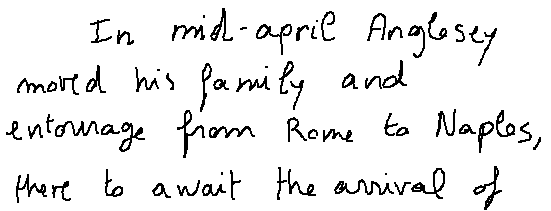
#> input picture sampleImages/dataset.png, 551 x 211 px
$ python preprocessing.py
#> lines starting #> are read from the running program, lines starting #| are printed output that depends on the picture; after the words box and inside, x2 and y2 are one past the last pixel; in counts of white or black regions, pixels touching at a corner belong together
#> further down, img is the input picture: shape (211, 551, 3); 92.6% white; black in thin lines or dots
import math

import cv2
import os
import numpy as np


def stackImages(scale, img_array):
    rows = len(img_array)
    cols = len(img_array[0])
    rowsAvailable = isinstance(img_array[0], list)
    width = img_array[0][0].shape[1]
    height = img_array[0][0].shape[0]
    if rowsAvailable:
        for x in range(0, rows):
            for y in range(0, cols):
                if img_array[x][y].shape[:2] == img_array[0][0].shape[:2]:
                    img_array[x][y] = cv2.resize(img_array[x][y], (0, 0), None, scale, scale)
                else:
                    img_array[x][y] = cv2.resize(img_array[x][y], (img_array[0][0].shape[1], img_array[0][0].shape[0]),
                                                 None, scale, scale)
                if len(img_array[x][y].shape) == 2: img_array[x][y] = cv2.cvtColor(img_array[x][y], cv2.COLOR_GRAY2BGR)
        imageBlank = np.zeros((height, width, 3), np.uint8)
        hor = [imageBlank] * rows
        hor_con = [imageBlank] * rows
        for x in range(0, rows):
            hor[x] = np.hstack(img_array[x])
        ver = np.vstack(hor)
    else:
        for x in range(0, rows):
            if img_array[x].shape[:2] == img_array[0].shape[:2]:
                img_array[x] = cv2.resize(img_array[x], (0, 0), None, scale, scale)
            else:
                img_array[x] = cv2.resize(img_array[x], (img_array[0].shape[1], img_array[0].shape[0]), None, scale, scale)
            if len(img_array[x].shape) == 2: img_array[x] = cv2.cvtColor(img_array[x], cv2.COLOR_GRAY2BGR)
        hor = np.hstack(img_array)
        ver = hor
    return ver


def load_images_from_folder(folder: str) -> list[cv2.mat_wrapper.Mat]:
    images = []
    for filename in os.listdir(folder):
        img = cv2.imread(os.path.join(folder, filename))
        if img is not None:
            images.append(img)
    return images


def reorder(points):
    points = points.reshape((4, 2))
    new_points = np.zeros((4, 1, 2), np.int32)
    add = points.sum(1)
    # print("add", add)
    new_points[0] = points[np.argmin(add)]
    new_points[3] = points[np.argmax(add)]
    diff = np.diff(points, axis=1)
    new_points[1] = points[np.argmin(diff)]
    new_points[2] = points[np.argmax(diff)]
    # print("NewPoints",new_points)
    return new_points


def get_warp(img: cv2.mat_wrapper.Mat, biggest, contour_scale_factor):
    biggest = reorder(biggest)
    h = img.shape[0]
    w = img.shape[1]
    pts1 = np.float32(biggest) / contour_scale_factor  # pts1[0][a][x] a={0-BL, 1-TL, 2-BR, 3-TR}; b={0-X, 1-Y}
    pts2 = np.float32([[0, 0], [w, 0], [0, h], [w, h]])
    matrix = cv2.getPerspectiveTransform(pts1, pts2)
    imgOutput = cv2.warpPerspective(img, matrix, (w, h))
    return imgOutput

    # replace return with this to apply a slight crop
    # img_cropped = imgOutput[20:imgOutput.shape[0] - 20, 20:imgOutput.shape[1] - 20]
    # img_cropped = cv2.resize(img_cropped, (w, h))

    # img_cropped


def preprocess(img: cv2.mat_wrapper.Mat, target_width=500, blur_ksize=5, blur_sigma=2, canny_thresh1=54,
               canny_thresh2=75, dil_ero_ksize=5, dil_iter=2, ero_iter=0, wb_area=8000, contour_width=3,
               poly_approx_eps=0.02, show_all=False) -> cv2.mat_wrapper.Mat:

#> called with target_width = 500, blur_ksize = 5, blur_sigma = 2, canny_thresh1 = 54, canny_thresh2 = 75, dil_ero_ksize = 5, dil_iter = 2, ero_iter = 0
    if img is None:
        return None

    height = img.shape[0]
#> height = 211
    width = img.shape[1]
#> width = 551
    scale_factor = target_width / width
#> scale_factor = 0.907
    target_height = math.floor(height * scale_factor)
#> target_height = 191

    # make resized copy of img to process
    img_copy = img.copy()
    img_resize = cv2.resize(img_copy, (target_width, target_height))
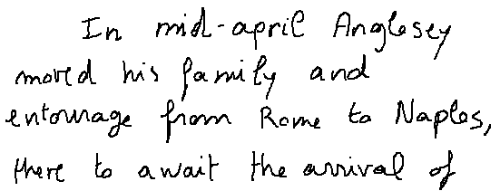
#> img_resize: shape (191, 500, 3); min 0, max 255, mean 236.2

    # convert to greyscale (maybe threshold)
    img_gray = cv2.cvtColor(img_resize, cv2.COLOR_BGR2GRAY)

    # blur
    img_blur = cv2.GaussianBlur(img_gray, (blur_ksize, blur_ksize), blur_sigma)
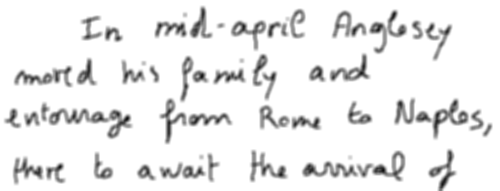
#> img_blur: shape (191, 500); min 15, max 255, mean 236.2

    # canny edge
    img_canny = cv2.Canny(img_blur, canny_thresh1, canny_thresh2)
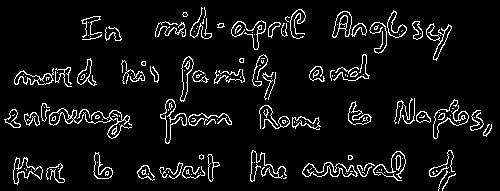
#> img_canny: shape (191, 500); 6.8% white in thin lines or dots

    # dilate (and maybe erode)
    kernel = np.ones((dil_ero_ksize, dil_ero_ksize))
    img_dil = cv2.dilate(img_canny, kernel, iterations=dil_iter)
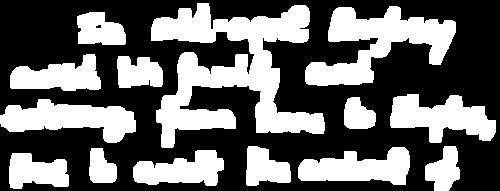
#> img_dil: shape (191, 500); 40% white; 14 white regions
    img_ero = cv2.erode(img_dil, kernel, iterations=ero_iter)

    # get contours
    contours, hierarchy = cv2.findContours(img_ero, cv2.RETR_LIST, cv2.CHAIN_APPROX_SIMPLE)
#> contours = 15 contours, 1 with area under 20; largest, box (x1, y1, x2, y2) and area: (151, 3, 325, 148) 10588, (305, 6, 456, 86) 5249, (0, 99, 136, 143) 3255, (390, 94, 496, 143) 2934, (298, 147, 410, 185) 2616

    # take the biggest rectangle of contours as the ROI
    biggest = np.array([])
    img_contour = img_resize.copy()
    # img_contour_orig = img.copy()
    img_contour_all = img_resize.copy()
    max_area = 0
    for cnt in contours:
        area = cv2.contourArea(cnt)
        if area > wb_area:
            # cv2.drawContours(imgContour, cnt, -1, (255, 0, 0), 3)
            peri = cv2.arcLength(cnt, True)
            approx = cv2.approxPolyDP(cnt, poly_approx_eps * peri, True)
            if area > max_area and len(approx) == 4:
                biggest = approx
                max_area = area
#> this loop made 15 passes
#> (area, peri) on pass 15: (10587.5, 1325.7)
#> area on passes 1 to 6: 1499.5, 2038.5, 690.5, 2616.5, 970, 1192.5
#> after the loop, biggest = empty array; max_area = 0
    cv2.drawContours(img_contour, biggest, -1, (255, 0, 0), 50)
    cv2.drawContours(img_contour_all, contours, -1, (255, 0, 0), contour_width)
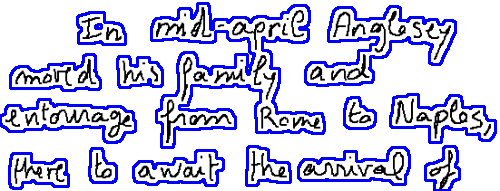
#> img_contour_all: shape (191, 500, 3); 14.75% of pixels changed, all inside (x1, y1, x2, y2) = (0, 2, 497, 191)

    # deskew and crop original image to squared roi
    img_warp = img.copy()
    imageArray1 = [img_resize, img_gray, img_blur, img_canny, img_dil, img_ero]
    imageArray2 = [img_contour_all, img_contour, img_warp]
    if biggest.size != 0:
        img_warp = get_warp(img, biggest, scale_factor)
        imageArray2[-1] = img_warp
    else:
        print("Couldn't find whiteboard")

    if show_all:
        stackedImages1 = stackImages(0.6, imageArray1)
#> in stackImages, `rows = len(img_array)`: rows = 6
#> in stackImages, `cols = len(img_array[0])`: cols = 191
#> in stackImages, `rowsAvailable = isinstance(img_array[0], list)`: rowsAvailable = False
#> after the loop in stackImages, `for x in range(0, rows):`: img_array = 6 items
#> in stackImages, `hor = np.hstack(img_array)`:
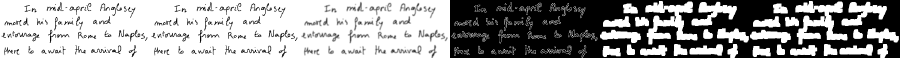
#> hor: shape (115, 1800, 3) (shown at 1/2 size); min 0, max 255, mean 155
        stackedImages2 = stackImages(0.6, imageArray2)
#> call 2 of stackImages, with scale = 0.6
#> in stackImages (call 2), `rows = len(img_array)`: rows = 3
#> after the loop in stackImages (call 2), `for x in range(0, rows):`: img_array = 3 items
#> in stackImages (call 2), `hor = np.hstack(img_array)`:
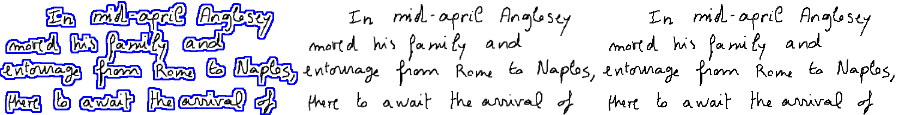
#> hor: shape (115, 900, 3); mean of channels 0, 1, 2 236.2, 223.7, 223.7; drawn as B, G, R
        cv2.imshow("WorkFlow", stackedImages1)
        cv2.imshow("WorkFlow cont.", stackedImages2)

    # return warped and cropped img
    return img_warp


def process_img_file(path):
    return preprocess(cv2.imread(path))


if __name__ == "__main__":

    img_path = "sampleImages/dataset.png"
    tune_window = "Tuning"
    cv2.namedWindow(tune_window, cv2.WINDOW_NORMAL)
    img = cv2.imread(img_path)

    iw = 1
    ih = 1
    bk = 1
    bs = 1
    ct1 = 1
    ct2 = 1
    dek = 1
    di = 1
    ei = 1
    wba = 1
    clw = 1
    pae = 1

    def null(x):
        pass

    iw_name = 'image_width'
    cv2.createTrackbar(iw_name, tune_window, 500, 1000, null)

    bk_name = 'blur_ksize'
    cv2.createTrackbar(bk_name, tune_window, 5, 31, null)

    bs_name = 'blur_sig'
    cv2.createTrackbar(bs_name, tune_window, 2, 100, null)

    ct1_name = 'canny_thresh1'
    cv2.createTrackbar(ct1_name, tune_window, 54, 1000, null)

    ct2_name = 'canny_thresh2'
    cv2.createTrackbar(ct2_name, tune_window, 75, 1000, null)

    dek_name = 'dil/ero_ksize'
    cv2.createTrackbar(dek_name, tune_window, 5, 31, null)

    di_name = 'dil_iter'
    cv2.createTrackbar(di_name, tune_window, 2, 10, null)

    ei_name = 'ero_iter'
    cv2.createTrackbar(ei_name, tune_window, 0, 10, null)

    wba_name = 'wb_area'
    cv2.createTrackbar(wba_name, tune_window, 8000, 10000, null)

    clw_name = 'contour_line_width'
    cv2.createTrackbar(clw_name, tune_window, 2, 20, null)

    pae_name = 'poly_approx_eps * 1000'
    cv2.createTrackbar(pae_name, tune_window, 20, 100, null)

    while True:
        iw = cv2.getTrackbarPos(iw_name, tune_window)
        bk = cv2.getTrackbarPos(bk_name, tune_window)
        bk = bk - 1 if bk % 2 == 0 else bk
        bs = cv2.getTrackbarPos(bs_name, tune_window)
        ct1 = cv2.getTrackbarPos(ct1_name, tune_window)
        ct2 = cv2.getTrackbarPos(ct2_name, tune_window)
        dek = cv2.getTrackbarPos(dek_name, tune_window)
        dek = dek - 1 if dek % 2 == 0 else dek
        di = cv2.getTrackbarPos(di_name, tune_window)
        ei = cv2.getTrackbarPos(ei_name, tune_window)
        wba = cv2.getTrackbarPos(wba_name, tune_window)
        clw = cv2.getTrackbarPos(clw_name, tune_window)
        pae = cv2.getTrackbarPos(pae_name, tune_window) / 1000
        preprocess(img, iw, bk, bs, ct1, ct2, dek, di, ei, wba, clw, pae, True)
        if cv2.waitKey(1) & 0xFF == ord('q'):
#> (key q is pressed here)
            break

    cv2.destroyAllWindows()

$ run again, with sampleImages/handNeat.png copied over sampleImages/dataset.png
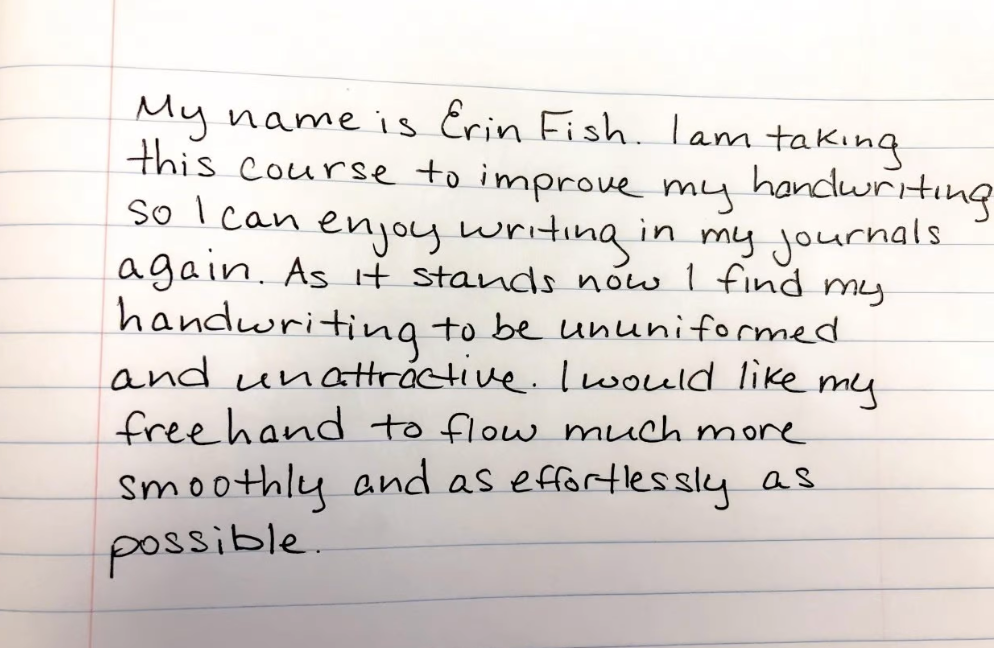
#> input picture sampleImages/handNeat.png, 995 x 648 px
#> img is the input picture: shape (648, 995, 3); mean B, G, R 213, 216.9, 222.7
#> in preprocess, `img_canny = cv2.Canny(img_blur, canny_thresh1, canny_thresh2)`:
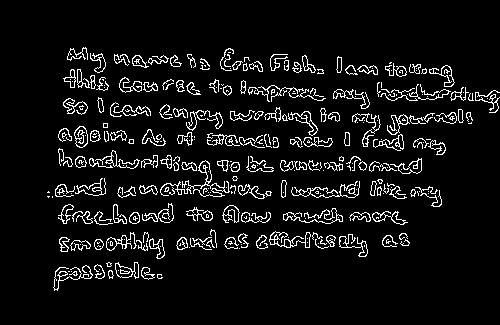
#> img_canny: shape (325, 500); 7% white in thin lines or dots, all inside (x1, y1, x2, y2) = (47, 47, 500, 291)
#> img_dil: shape (325, 500); 40.1% white; 8 white regions
#> contours = 22 contours, 5 with area under 20; largest, box (x1, y1, x2, y2) and area: (43, 43, 500, 263) 51173, (172, 203, 372, 261) 4776, (279, 204, 414, 251) 2948, (49, 258, 167, 295) 2485, (216, 44, 328, 78) 2369
#> the loop in preprocess, `for cnt in contours:` made 22 passes
#> (area, peri) on pass 22: (51173, 4485.4)
#> after the loop in preprocess, `for cnt in contours:`: biggest = empty array; max_area = 0
#> img_contour_all: shape (325, 500, 3); mean B, G, R 217.1, 183.2, 188.3
#> rows = 6
#> cols = 325
#> rowsAvailable = False
#> after the loop in stackImages, `for x in range(0, rows):`: img_array = 6 items
#> rows = 3
#> after the loop in stackImages (call 2), `for x in range(0, rows):`: img_array = 3 items
#> in stackImages (call 2), `hor = np.hstack(img_array)`:
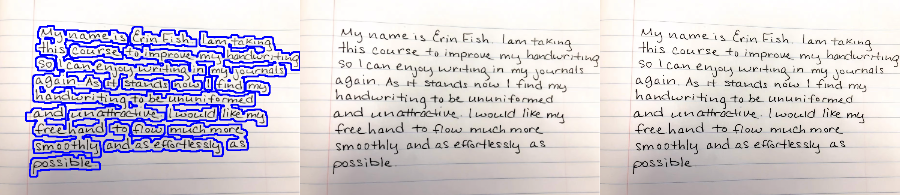
#> hor: shape (195, 900, 3); mean of channels 0, 1, 2 214.3, 205.5, 211.1; drawn as B, G, R
